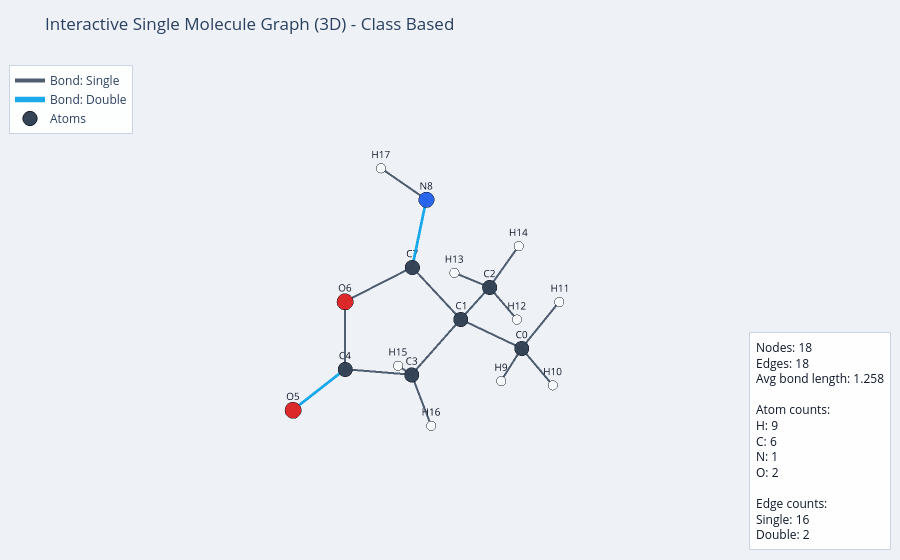

This figure's notebook cell:
### Code cell
# Class-based interactive 3D molecular graph plotter (Plotly).
import numpy as np
import torch
from collections import Counter
from torch_geometric.data.separate import separate

try:
    import plotly.graph_objects as go
except ImportError as exc:
    raise ImportError('Plotly is not installed. Run: pip install plotly') from exc


class MoleculeInteractivePlotter:
    def __init__(self, graph_info=None, data=None, data_path=None):
        # graph_info lets you provide raw graph tensors/arrays directly.
        self.graph_info = graph_info
        self.data = data
        self.data_path = data_path or (
            '/Users/anshumaansoni/PycharmProjects/Molecular-Property-Prediction-Using-GNN-and-Transformer/data/processed/qm_merged_3d_graphs.pt'
        )

        # Shared visual mappings.
        self.atom_color = {
            0: '#F8FAFC', 1: '#334155', 2: '#2563EB', 3: '#DC2626', 4: '#14B8A6',
            5: '#8B5CF6', 6: '#334155', 7: '#2563EB', 8: '#DC2626', 9: '#14B8A6',
        }
        self.atom_size = {0: 11, 1: 17, 2: 18, 3: 19, 4: 20, 6: 17, 7: 18, 8: 19, 9: 20}
        self.edge_type_name = {1: 'Single', 2: 'Double', 3: 'Triple', 4: 'Aromatic', 0: 'Other'}
        self.edge_type_color = {1: '#475569', 2: '#0EA5E9', 3: '#8B5CF6', 4: '#F59E0B', 0: '#64748B'}
        self.edge_type_width = {1: 4.0, 2: 5.5, 3: 7.0, 4: 4.8, 0: 3.5}

    @staticmethod
    def _to_numpy(arr):
        if arr is None:
            return None
        if isinstance(arr, np.ndarray):
            return arr
        if torch.is_tensor(arr):
            return arr.detach().cpu().numpy()
        return np.asarray(arr)

    def _load_first_graph(self):
        if self.data is not None:
            return self.data

        loaded = torch.load(
            self.data_path,
            map_location=torch.device('cpu'),
            weights_only=False,
        )
        if isinstance(loaded, tuple) and len(loaded) >= 2 and isinstance(loaded[1], dict):
            collated_data, slices = loaded[0], loaded[1]
            return separate(
                cls=collated_data.__class__,
                batch=collated_data,
                idx=0,
                slice_dict=slices,
                decrement=False,
            )
        if isinstance(loaded, list):
            return loaded[0]
        if hasattr(loaded, 'to_data_list'):
            return loaded.to_data_list()[0]
        return loaded

    def _extract_arrays(self):
        # Preferred mode: user-provided graph_info.
        if self.graph_info is not None:
            pos = self._to_numpy(self.graph_info.get('pos'))
            edge_index = self._to_numpy(self.graph_info.get('edge_index'))
            x = self._to_numpy(self.graph_info.get('x'))
            edge_attr = self._to_numpy(self.graph_info.get('edge_attr'))

            if pos is None or pos.ndim != 2 or pos.shape[1] < 3:
                raise ValueError("graph_info['pos'] must be shape [num_nodes, >=3].")
            if edge_index is None or edge_index.ndim != 2 or edge_index.shape[0] != 2:
                raise ValueError("graph_info['edge_index'] must be shape [2, num_edges].")

            return pos[:, :3], edge_index, x, edge_attr

        # Fallback mode: use PyG Data object.
        data = self._load_first_graph()
        if not (hasattr(data, 'pos') and data.pos is not None and data.pos.size(1) >= 3):
            raise ValueError('This graph does not contain valid 3D coordinates in data.pos.')

        xyz = data.pos[:, :3].detach().cpu().numpy()
        edge_index = data.edge_index.detach().cpu().numpy() if hasattr(data, 'edge_index') and data.edge_index is not None else np.zeros((2, 0), dtype=int)
        x = data.x.detach().cpu().numpy() if hasattr(data, 'x') and data.x is not None else None
        edge_attr = data.edge_attr.detach().cpu().numpy() if hasattr(data, 'edge_attr') and data.edge_attr is not None else None
        return xyz, edge_index, x, edge_attr

    def _get_atom_ids_and_labels(self, x, num_nodes):
        if x is not None:
            if x.ndim == 2 and x.shape[1] > 1 and x.min() >= 0 and x.max() <= 1.0 + 1e-6:
                atom_id = np.argmax(x, axis=1)
            else:
                atom_id = np.rint(x[:, 0]).astype(int)
        else:
            atom_id = np.zeros(num_nodes, dtype=int)

        if atom_id.max() <= 4:
            atom_label = {0: 'H', 1: 'C', 2: 'N', 3: 'O', 4: 'F'}
        else:
            atom_label = {0: 'X', 1: 'H', 6: 'C', 7: 'N', 8: 'O', 9: 'F'}
        return atom_id, atom_label

    def _infer_bond_type(self, feat_vec, p_i, p_j):
        if feat_vec is not None:
            f = np.atleast_1d(feat_vec).astype(float)
            if f.shape[0] >= 4:
                head = f[:4]
                if np.all(head >= 0) and float(np.sum(head)) > 0.5:
                    return int(np.argmax(head)) + 1
            scalar = float(f[0])
            scalar_i = int(np.rint(scalar))
            if 1 <= scalar_i <= 4 and abs(scalar - scalar_i) < 0.25:
                return scalar_i

        # Geometric fallback used only for visualization.
        d = float(np.linalg.norm(p_i - p_j))
        if d < 1.27:
            return 3
        if d < 1.39:
            return 2
        if d < 1.52:
            return 4
        return 1

    def _build_edge_meta(self, xyz, edge_index, edge_attr):
        edge_records = {}
        for k, (s, t) in enumerate(edge_index.T):
            a, b = int(s), int(t)
            if a == b:
                continue
            key = (a, b) if a < b else (b, a)
            feat = edge_attr[k] if edge_attr is not None and k < len(edge_attr) else None
            edge_records.setdefault(key, []).append(feat)

        edge_meta = []
        for i, j in sorted(edge_records.keys()):
            feats = [f for f in edge_records[(i, j)] if f is not None]
            feat_avg = np.mean(np.vstack(feats), axis=0) if feats else None
            btype = self._infer_bond_type(feat_avg, xyz[i], xyz[j])
            edge_meta.append((i, j, btype))
        return edge_meta

    def create_figure(self):
        xyz, edge_index, x, edge_attr = self._extract_arrays()
        atom_id, atom_label = self._get_atom_ids_and_labels(x, xyz.shape[0])

        node_colors = [self.atom_color.get(int(v), '#6B7280') for v in atom_id]
        node_sizes = [self.atom_size.get(int(v), 14) for v in atom_id]
        node_labels = [atom_label.get(int(v), f'T{int(v)}') for v in atom_id]

        edge_meta = self._build_edge_meta(xyz, edge_index, edge_attr)
        fig = go.Figure()

        # One trace per bond type for legend-based toggling.
        edge_types = sorted(set(b for _, _, b in edge_meta)) if edge_meta else [0]
        for t in edge_types:
            xs, ys, zs, hover = [], [], [], []
            for i, j, btype in edge_meta:
                if btype != t:
                    continue
                xs += [xyz[i, 0], xyz[j, 0], None]
                ys += [xyz[i, 1], xyz[j, 1], None]
                zs += [xyz[i, 2], xyz[j, 2], None]
                dist = float(np.linalg.norm(xyz[i] - xyz[j]))
                text = f'Bond: {self.edge_type_name.get(t, f"Type {t}")}<br>{i} - {j}<br>Length: {dist:.3f}'
                hover += [text, text, '']
            if xs:
                fig.add_trace(go.Scatter3d(
                    x=xs, y=ys, z=zs,
                    mode='lines',
                    name=f"Bond: {self.edge_type_name.get(t, f'Type {t}')}",
                    line=dict(
                        color=self.edge_type_color.get(t, '#64748B'),
                        width=self.edge_type_width.get(t, 3.5),
                    ),
                    hovertext=hover,
                    hoverinfo='text',
                    opacity=0.95,
                ))

        node_hover = [
            f"Node {i}<br>Atom: {node_labels[i]}<br>x: {xyz[i,0]:.3f}<br>y: {xyz[i,1]:.3f}<br>z: {xyz[i,2]:.3f}"
            for i in range(xyz.shape[0])
        ]
        fig.add_trace(go.Scatter3d(
            x=xyz[:, 0],
            y=xyz[:, 1],
            z=xyz[:, 2],
            mode='markers+text',
            text=[f"{node_labels[i]}{i}" for i in range(xyz.shape[0])],
            textposition='top center',
            textfont=dict(size=10, color='#111827'),
            name='Atoms',
            marker=dict(
                size=node_sizes,
                color=node_colors,
                line=dict(color='#0B1220', width=1),
                opacity=0.98,
            ),
            hovertext=node_hover,
            hoverinfo='text',
        ))

        atom_counts = Counter(int(v) for v in atom_id)
        edge_counts = Counter(int(b) for _, _, b in edge_meta)
        avg_bond = float(np.mean([np.linalg.norm(xyz[i] - xyz[j]) for i, j, _ in edge_meta])) if edge_meta else 0.0

        stats_lines = [
            f"Nodes: {xyz.shape[0]}",
            f"Edges: {len(edge_meta)}",
            f"Avg bond length: {avg_bond:.3f}",
            "",
            "Atom counts:",
        ]
        for k in sorted(atom_counts):
            stats_lines.append(f"{atom_label.get(k, f'T{k}')}: {atom_counts[k]}")
        stats_lines.append('')
        stats_lines.append('Edge counts:')
        for k in sorted(edge_counts):
            stats_lines.append(f"{self.edge_type_name.get(k, f'Type {k}')}: {edge_counts[k]}")

        fig.update_layout(
            title='Interactive Single Molecule Graph (3D) - Class Based',
            template='plotly_white',
            scene=dict(
                xaxis=dict(visible=False),
                yaxis=dict(visible=False),
                zaxis=dict(visible=False),
                aspectmode='data',
                bgcolor='rgba(238,242,247,1)',
                camera=dict(eye=dict(x=1.55, y=1.35, z=1.1)),
            ),
            paper_bgcolor='rgba(238,242,247,1)',
            plot_bgcolor='rgba(238,242,247,1)',
            legend=dict(
                x=0.01, y=0.99,
                bgcolor='rgba(255,255,255,0.9)',
                bordercolor='#CBD5E1',
                borderwidth=1,
            ),
            margin=dict(l=0, r=0, t=60, b=0),
            annotations=[dict(
                text='<br>'.join(stats_lines),
                x=0.99, y=0.02,
                xref='paper', yref='paper',
                xanchor='right', yanchor='bottom',
                showarrow=False,
                align='left',
                bordercolor='#CBD5E1',
                borderwidth=1,
                borderpad=6,
                bgcolor='rgba(255,255,255,0.94)',
                font=dict(size=12, color='#0F172A'),
            )],
        )
        return fig

    def show(self):
        fig = self.create_figure()
        fig.show()
        return fig


if 'data' in globals():
    # Example 1: pass a PyG Data object directly.
    plotter = MoleculeInteractivePlotter(data=data)
    fig = plotter.show()
else:
    # Example 2: pass graph_info directly.
    graph_info = {
        'pos': [[0.0, 0.0, 0.0], [1.2, 0.0, 0.0], [0.6, 1.0, 0.0]],
        'edge_index': [[0, 1, 1, 2, 2, 0], [1, 0, 2, 1, 0, 2]],
        'x': [[1, 0, 0, 0, 0], [0, 1, 0, 0, 0], [0, 0, 1, 0, 0]],
        'edge_attr': [[1, 0, 0, 0]] * 6,
    }
    plotter = MoleculeInteractivePlotter(graph_info=graph_info)
    fig = plotter.show()

### Figure 1 — Plotly figure (JSON) as saved in the notebook; plotly's stock layout.template omitted (floating-point values rounded to 4 significant figures)
{"data": [{"hoverinfo": "text", "hovertext": ["Bond: Single<br>0 - 1<br>Length: 1.544", "Bond: Single<br>0 - 1<br>Length: 1.544", "", "Bond: Single<br>0 - 9<br>Length: 1.095", "Bond: Single<br>0 - 9<br>Length: 1.095", "", "Bond: Single<br>0 - 10<br>Length: 1.095", "Bond: Single<br>0 - 10<br>Length: 1.095", "", "Bond: Single<br>0 - 11<br>Length: 1.093", "Bond: Single<br>0 - 11<br>Length: 1.093", "", "Bond: Single<br>1 - 2<br>Length: 1.533", "Bond: Single<br>1 - 2<br>Length: 1.533", "", "Bond: Single<br>1 - 3<br>Length: 1.542", "Bond: Single<br>1 - 3<br>Length: 1.542", "", "Bond: Single<br>1 - 7<br>Length: 1.525", "Bond: Single<br>1 - 7<br>Length: 1.525", "", "Bond: Single<br>2 - 12<br>Length: 1.095", "Bond: Single<br>2 - 12<br>Length: 1.095", "", "Bond: Single<br>2 - 13<br>Length: 1.094", "Bond: Single<br>2 - 13<br>Length: 1.094", "", "Bond: Single<br>2 - 14<br>Length: 1.092", "Bond: Single<br>2 - 14<br>Length: 1.092", "", "Bond: Single<br>3 - 4<br>Length: 1.517", "Bond: Single<br>3 - 4<br>Length: 1.517", "", "Bond: Single<br>3 - 15<br>Length: 1.096", "Bond: Single<br>3 - 15<br>Length: 1.096", "", "Bond: Single<br>3 - 16<br>Length: 1.092", "Bond: Single<br>3 - 16<br>Length: 1.092", "", "Bond: Single<br>4 - 6<br>Length: 1.385", "Bond: Single<br>4 - 6<br>Length: 1.385", "", "Bond: Single<br>6 - 7<br>Length: 1.387", "Bond: Single<br>6 - 7<br>Length: 1.387", "", "Bond: Single<br>8 - 17<br>Length: 1.021", "Bond: Single<br>8 - 17<br>Length: 1.021", ""], "line": {"color": "#475569", "width": 4}, "mode": "lines", "name": "Bond: Single", "opacity": 0.95, "type": "scatter3d", "x": [0.06552, -0.05399, null, 0.06552, 1.112, null, 0.06552, -0.4328, null, 0.06552, -0.4027, null, -0.05399, -1.526, null, -0.05399, 0.753, null, -0.05399, 0.6971, null, -1.526, -2.053, null, -1.526, -1.625, null, -1.526, -2.012, null, 0.753, 2.074, null, 0.753, 0.276, null, 0.753, 0.928, null, 2.074, 1.944, null, 1.944, 0.6971, null, 0.2846, 0.9784, null], "y": [1.503, -0.03602, null, 1.503, 1.826, null, 1.503, 1.925, null, 1.503, 1.911, null, -0.03602, -0.4611, null, -0.03602, -0.6409, null, -0.03602, -0.5795, null, -0.4611, -0.05486, null, -0.4611, -1.551, null, -0.4611, -0.09481, null, -0.6409, -1.063, null, -0.6409, -1.539, null, -0.6409, 0.04119, null, -1.063, -1.05, null, -1.05, -0.5795, null, -0.5812, -0.9746, null], "z": [-0.005431, -0.01889, null, -0.005431, -0.0208, null, -0.005431, -0.8839, null, -0.005431, 0.8935, null, -0.01889, 0.00284, null, -0.01889, -1.185, null, -0.01889, 1.192, null, 0.00284, -0.8666, null, 0.00284, -0.0138, null, 0.00284, 0.9098, null, -1.185, -0.5712, null, -1.185, -1.592, null, -1.185, -2.019, null, -0.5712, 0.808, null, 0.808, 1.192, null, 2.378, 3.015, null]}, {"hoverinfo": "text", "hovertext": ["Bond: Double<br>4 - 5<br>Length: 1.191", "Bond: Double<br>4 - 5<br>Length: 1.191", "", "Bond: Double<br>7 - 8<br>Length: 1.256", "Bond: Double<br>7 - 8<br>Length: 1.256", ""], "line": {"color": "#0EA5E9", "width": 5.5}, "mode": "lines", "name": "Bond: Double", "opacity": 0.95, "type": "scatter3d", "x": [2.074, 3.092, null, 0.6971, 0.2846, null], "y": [-1.063, -1.389, null, -0.5795, -0.5812, null], "z": [-0.5712, -1.096, null, 1.192, 2.378, null]}, {"hoverinfo": "text", "hovertext": ["Node 0<br>Atom: C<br>x: 0.066<br>y: 1.503<br>z: -0.005", "Node 1<br>Atom: C<br>x: -0.054<br>y: -0.036<br>z: -0.019", "Node 2<br>Atom: C<br>x: -1.526<br>y: -0.461<br>z: 0.003", "Node 3<br>Atom: C<br>x: 0.753<br>y: -0.641<br>z: -1.185", "Node 4<br>Atom: C<br>x: 2.074<br>y: -1.063<br>z: -0.571", "Node 5<br>Atom: O<br>x: 3.092<br>y: -1.389<br>z: -1.096", "Node 6<br>Atom: O<br>x: 1.944<br>y: -1.050<br>z: 0.808", "Node 7<br>Atom: C<br>x: 0.697<br>y: -0.580<br>z: 1.192", "Node 8<br>Atom: N<br>x: 0.285<br>y: -0.581<br>z: 2.378", "Node 9<br>Atom: H<br>x: 1.112<br>y: 1.826<br>z: -0.021", "Node 10<br>Atom: H<br>x: -0.433<br>y: 1.925<br>z: -0.884", "Node 11<br>Atom: H<br>x: -0.403<br>y: 1.911<br>z: 0.894", "Node 12<br>Atom: H<br>x: -2.053<br>y: -0.055<br>z: -0.867", "Node 13<br>Atom: H<br>x: -1.625<br>y: -1.551<br>z: -0.014", "Node 14<br>Atom: H<br>x: -2.012<br>y: -0.095<br>z: 0.910", "Node 15<br>Atom: H<br>x: 0.276<br>y: -1.539<br>z: -1.592", "Node 16<br>Atom: H<br>x: 0.928<br>y: 0.041<br>z: -2.019", "Node 17<br>Atom: H<br>x: 0.978<br>y: -0.975<br>z: 3.015"], "marker": {"color": ["#334155", "#334155", "#334155", "#334155", "#334155", "#DC2626", "#DC2626", "#334155", "#2563EB", "#F8FAFC", "#F8FAFC", "#F8FAFC", "#F8FAFC", "#F8FAFC", "#F8FAFC", "#F8FAFC", "#F8FAFC", "#F8FAFC"], "line": {"color": "#0B1220", "width": 1}, "opacity": 0.98, "size": [17, 17, 17, 17, 17, 19, 19, 17, 18, 11, 11, 11, 11, 11, 11, 11, 11, 11]}, "mode": "markers+text", "name": "Atoms", "text": ["C0", "C1", "C2", "C3", "C4", "O5", "O6", "C7", "N8", "H9", "H10", "H11", "H12", "H13", "H14", "H15", "H16", "H17"], "textfont": {"color": "#111827", "size": 10}, "textposition": "top center", "type": "scatter3d", "x": [0.06552, -0.05399, -1.526, 0.753, 2.074, 3.092, 1.944, 0.6971, 0.2846, 1.112, -0.4328, -0.4027, -2.053, -1.625, -2.012, 0.276, 0.928, 0.9784], "y": [1.503, -0.03602, -0.4611, -0.6409, -1.063, -1.389, -1.05, -0.5795, -0.5812, 1.826, 1.925, 1.911, -0.05486, -1.551, -0.09481, -1.539, 0.04119, -0.9746], "z": [-0.005431, -0.01889, 0.00284, -1.185, -0.5712, -1.096, 0.808, 1.192, 2.378, -0.0208, -0.8839, 0.8935, -0.8666, -0.0138, 0.9098, -1.592, -2.019, 3.015]}], "layout": {"annotations": [{"align": "left", "bgcolor": "rgba(255,255,255,0.94)", "bordercolor": "#CBD5E1", "borderpad": 6, "borderwidth": 1, "font": {"color": "#0F172A", "size": 12}, "showarrow": false, "text": "Nodes: 18<br>Edges: 18<br>Avg bond length: 1.258<br><br>Atom counts:<br>H: 9<br>C: 6<br>N: 1<br>O: 2<br><br>Edge counts:<br>Single: 16<br>Double: 2", "x": 0.99, "xanchor": "right", "xref": "paper", "y": 0.02, "yanchor": "bottom", "yref": "paper"}], "legend": {"bgcolor": "rgba(255,255,255,0.9)", "bordercolor": "#CBD5E1", "borderwidth": 1, "x": 0.01, "y": 0.99}, "margin": {"b": 0, "l": 0, "r": 0, "t": 60}, "paper_bgcolor": "rgba(238,242,247,1)", "plot_bgcolor": "rgba(238,242,247,1)", "scene": {"aspectmode": "data", "bgcolor": "rgba(238,242,247,1)", "camera": {"eye": {"x": 1.55, "y": 1.35, "z": 1.1}}, "xaxis": {"visible": false}, "yaxis": {"visible": false}, "zaxis": {"visible": false}}, "title": {"text": "Interactive Single Molecule Graph (3D) - Class Based"}}}
